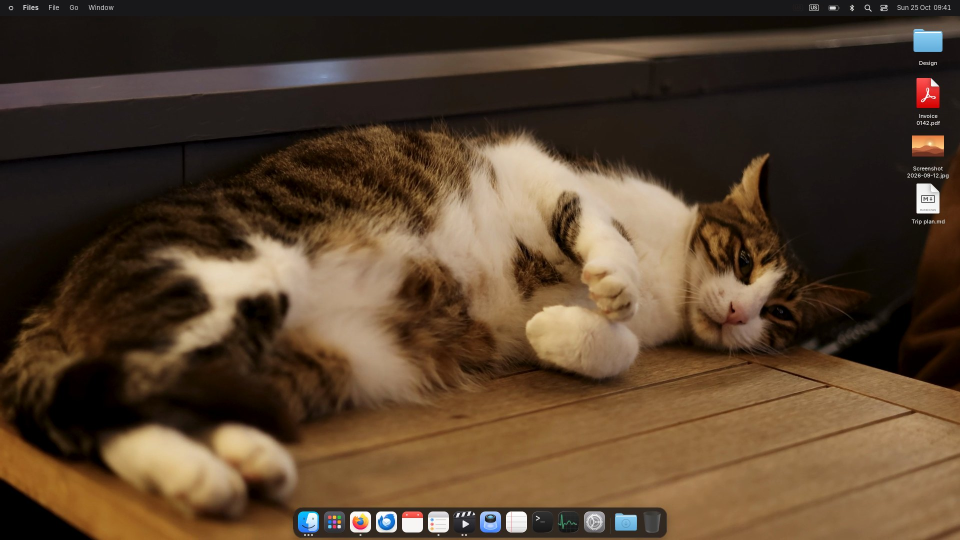
#> input picture docs/screenshots/desktop-video.jpg, 1920 x 1080 px (shown at 1/2 size)
$ python -i hero-video.py   (imports and definitions only)
#> lines starting #> are read from the running program, lines starting #| are printed output that depends on the picture
#!/usr/bin/env python3
"""The website's hero as a video: Sonata's desktop (menu bar, desktop icons,
Dock) over a video wallpaper, the glass blurring each frame as the
compositor would. The UI comes from a real capture (readme-shots.py
--layers: matted over black and white), the wallpaper from any video you
may publish.

    xvfb-run -a -s "-screen 0 1920x1200x24" python3 tools/hero-video.py VIDEO [--seconds 10] [--scene desktop-dark]

Writes docs/screenshots/desktop-video.mp4 (H.264: every browser plays it)
and desktop-video.jpg (the first frame: the poster)."""
import os
import shutil
import subprocess
import sys
import tempfile

ROOT = os.path.dirname(os.path.dirname(os.path.abspath(__file__)))
OUT = os.path.join(ROOT, "docs", "screenshots", "desktop-video")
W, H, FPS = 1920, 1080, 25
FADE_S = 0.6                     # the end fades into the start: a seamless loop on the page


def frost(img):
    """readme-shots.frost: the compositor's glass (blur + saturation)."""
    from PIL import ImageEnhance, ImageFilter
    return ImageEnhance.Color(img.filter(ImageFilter.GaussianBlur(18))).enhance(1.6)


# [73 lines left out: functions frames, main, not called in this run]


# [2 lines not run here, left out]

>>> from PIL import Image
>>> picture = Image.open('../docs/screenshots/desktop-video.jpg')
#> picture is the input picture: PIL image 1920x1080 RGB; mean R, G, B 85.7, 65, 45.3
>>> result = frost(picture)
#> in frost, `return ImageEnhance.Color(img.filter(ImageFilter.GaussianBlur(18))).en..`:
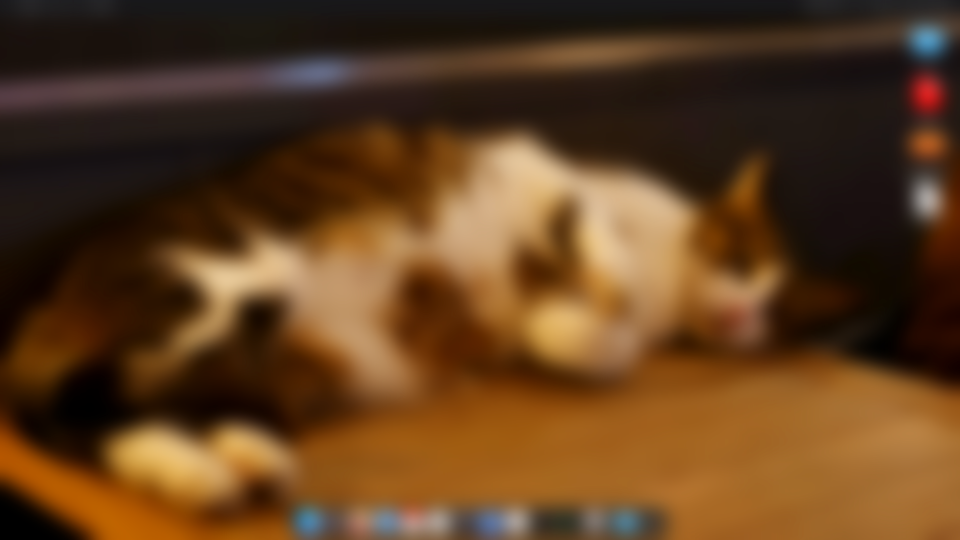
#> returned value: PIL image 1920x1080 RGB (shown at 1/2 size); mean R, G, B 95.4, 62.3, 31.3

$ run again, on docs/screenshots/desktop.jpg
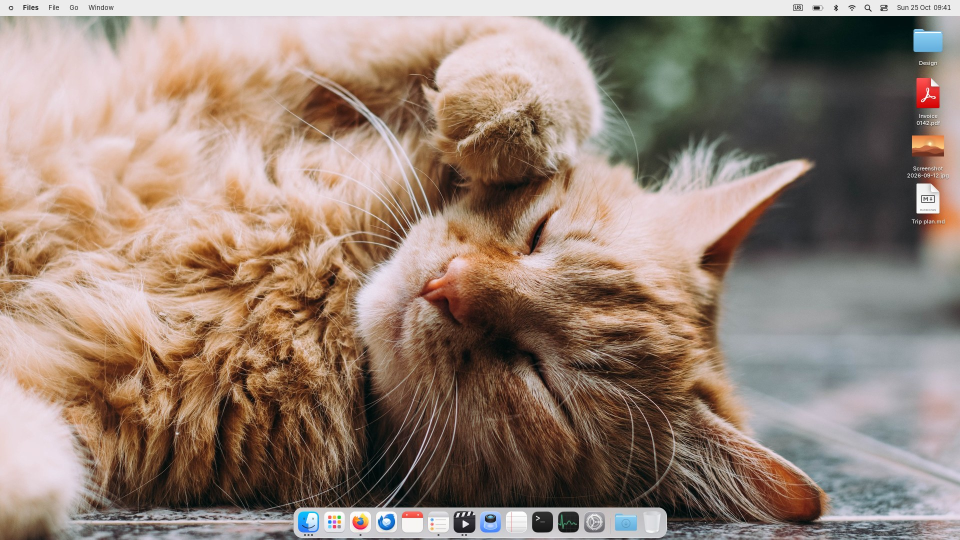
#> input picture docs/screenshots/desktop.jpg, 1920 x 1080 px (shown at 1/2 size)
#> picture is the input picture: PIL image 1920x1080 RGB; mean R, G, B 149.7, 129.9, 117.2
#> in frost, `return ImageEnhance.Color(img.filter(ImageFilter.GaussianBlur(18))).en..`:
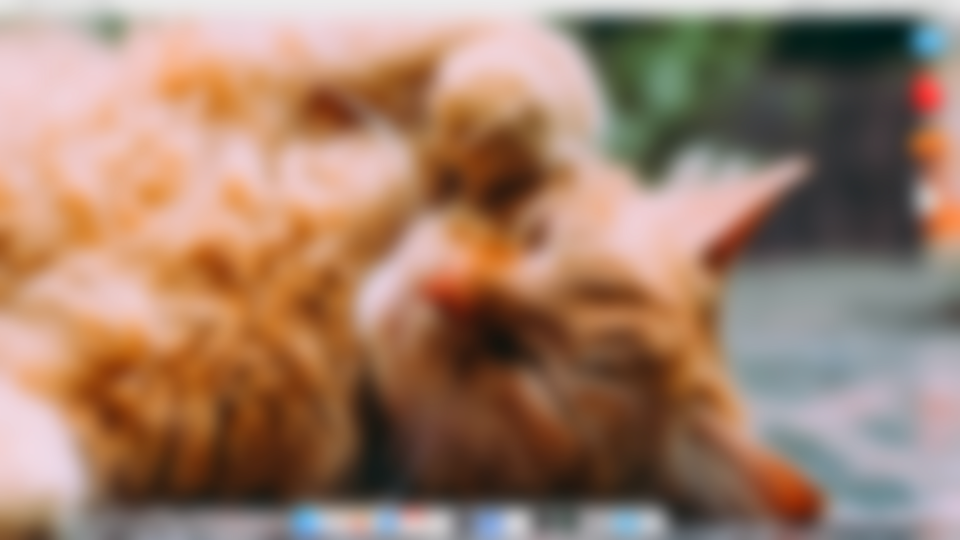
#> returned value: PIL image 1920x1080 RGB (shown at 1/2 size); mean R, G, B 158.5, 126.7, 106.5

$ run again, on docs/screenshots/calculator.webp
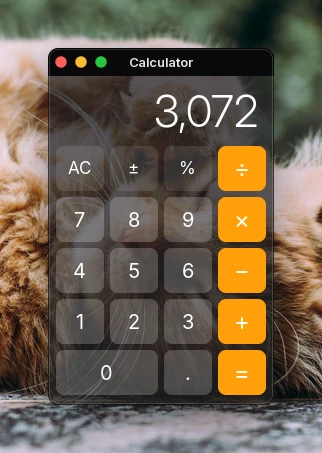
#> input picture docs/screenshots/calculator.webp, 322 x 453 px
#> picture is the input picture: PIL image 322x453 RGB; mean R, G, B 109, 95.7, 77.9
#> in frost, `return ImageEnhance.Color(img.filter(ImageFilter.GaussianBlur(18))).en..`:
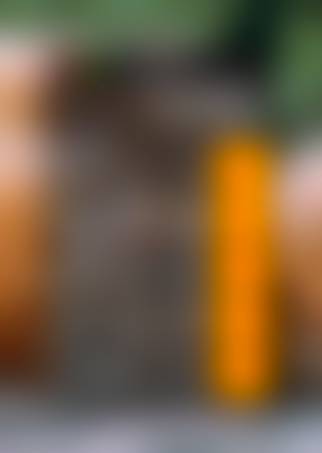
#> returned value: PIL image 322x453 RGB; mean R, G, B 115.7, 94.3, 67.8
